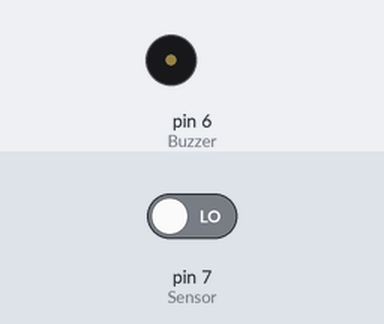
Recording of a sketch running on a simulated Arduino Uno, built with avr-gcc and run on an emulated ATmega328P. Shown: buzzer (waves = sounding, pin HIGH). The test bench sets the inputs (shaded band); at power-on: pin 7 (Sensor) LOW.

Above: at 1.2 s.
1.3 s: pin 7 (Sensor) driven HIGH
At 2.5 s:
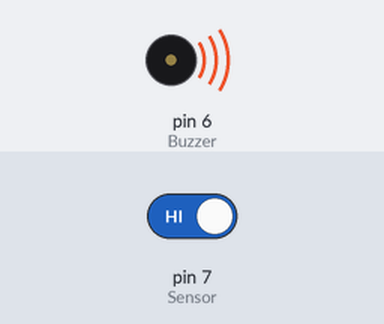
2.8 s: pin 7 (Sensor) driven LOW
At 3.7 s:
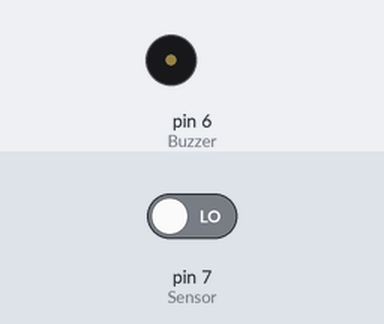
Timing chart, 0 to 5.8 s (numbered marks = the images above; inputs shaded):
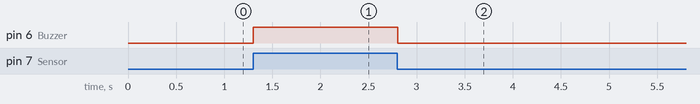

Measured:
- after the input at 1.3 s, pin 6 (Buzzer): LOW → HIGH at once
- after the input at 2.8 s, pin 6 (Buzzer): HIGH → LOW at once

The sketch:

Sensor_de_Mercurio.ino
```cpp
int Sensor = 7;
int ESTADO;
int Buzzer = 6;

void setup() {
  // put your setup code here, to run once:
  pinMode(Sensor, INPUT);
  pinMode(Buzzer, OUTPUT);
}

void loop() {
  // put your main code here, to run repeatedly:
  ESTADO = digitalRead(Sensor);
  digitalWrite(Buzzer, ESTADO);
  Serial.print(ESTADO);
  delay(100);
}
```
